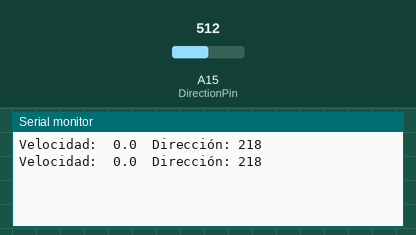
This sketch was run on a simulated Arduino Mega 2560, built with avr-gcc and run on an emulated ATmega2560. Shown: the last lines printed to the serial monitor. Inputs (shaded band) come from the test bench; at power-on: A15 (DirectionPin) = 512.

Above: at 6.8 s.
6.9 s: A15 (DirectionPin) set to 716
At 9.8 s:
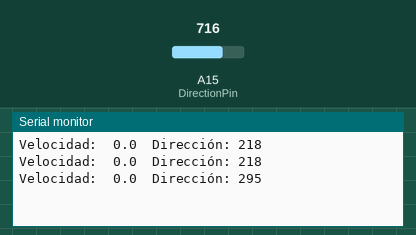
11.4 s: A15 (DirectionPin) set to 900
At 13.3 s:
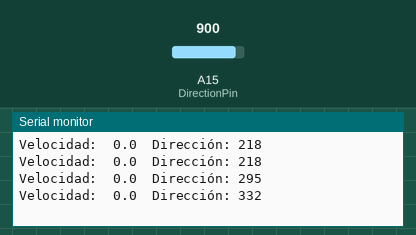
Timing chart, 0 to 14.8 s (numbered marks = the images above; inputs shaded):
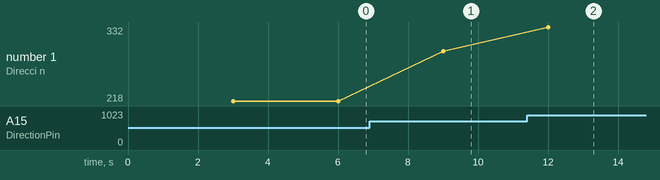

The sketch:

Anemometro.ino
```cpp
//Definiciones de pines
#define DirectionPin A15                              // Pin de la direccion del anemómetro
#define SpeedPin A14                                  // Pin de la velocidad del anemómetro

// Variables para la direccion
int valorPot = 0;                                     // Valor del potenciómetro del velero
int points[] = {0,100,190,210,250,560,630,780,1023};  // 0, 45, 90, 135, 180, 225, 270, 315, 360

//Variables para la velocidad
const int tiempoMedicion = 3;                         //Tiempo de medición (s)
int contadorI = 0;                                    //Contador de Interrupciones

void setup() {
  Serial.begin(9600);
  pinMode(SpeedPin, INPUT_PULLUP);
}

void loop() {
  float velocidad = getVelocidad();
  int direccion = getDireccion();
  mostrar(velocidad, direccion);
}

int getDireccion() {
  valorPot = analogRead(DirectionPin);

  if(valorPot >= points[0] && valorPot <= points[1]){
    return(map(valorPot, points[0], points[1], 0, 45));
  }
  else if(valorPot > points[1] && valorPot <= points[2]){
    return(map(valorPot, points[1], points[2], 45, 90));
  }
  else if(valorPot > points[2] && valorPot <= points[3]){
    return(map(valorPot, points[2], points[3], 90, 135));
  }
  else if(valorPot > points[3] && valorPot <= points[4]){
    return(map(valorPot, points[3], points[4], 135, 180));
  }
  else if(valorPot > points[4] && valorPot <= points[5]){
    return(map(valorPot, points[4], points[5], 180, 225));
  }
  else if(valorPot > points[5] && valorPot <= points[6]){
    return(map(valorPot, points[5], points[5], 225, 270));
  }
  else if(valorPot > points[6] && valorPot <= points[7]){
    return(map(valorPot, points[6], points[7], 270, 315));
  }
  else if(valorPot > points[7] && valorPot <= points[8]){
    return(map(valorPot, points[7], points[8], 315, 350));
  }
}

int getVelocidad() {
  contadorI = 0;

  attachInterrupt(digitalPinToInterrupt(SpeedPin), conteo, RISING);
  delay(1000 * tiempoMedicion);
  detachInterrupt(digitalPinToInterrupt(SpeedPin));

  return (float)contadorI / (float)tiempoMedicion * 2.4;
}

void conteo() {
  contadorI++;
}

void mostrar(float velocidad, int direccion) {
  Serial.print("Velocidad: ");
  // Imprimir la velocidad en m/s
  Serial.print(velocidad < 10 ? " " : "");
  Serial.print(velocidad, 1); // 1 decimal para m/s
  Serial.print("\t");

  Serial.print("Dirección: ");
  // Imprimir el valor de la dirección con una precisión de 5°
  Serial.print(direccion < 100 ? "0" : "");
  Serial.print(direccion < 10 ? "0" : "");
  Serial.println(direccion, DEC);
}
```

Measured:
- after the input at 6.9 s, the serial monitor: prints a new line after 2.1 s (image 1)
- after the input at 11.4 s, the serial monitor: prints a new line after 0.60 s (image 2)
- plotted number 1: 218 → 295 after the input at 6.9 s, 295 → 332 after the input at 11.4 s
